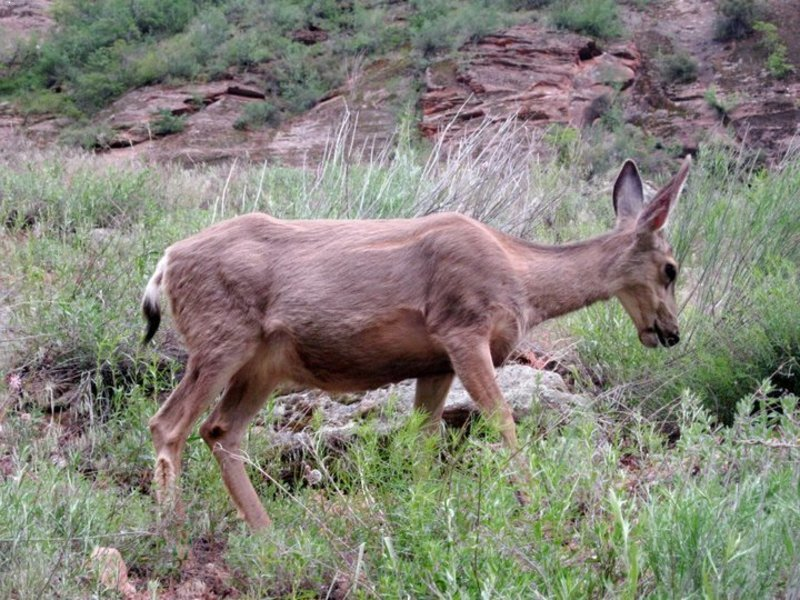
#> input picture dataset/test/Odocoileus hemionus/04225d4c83ca818fc934f03834260b44.jpg, 800 x 600 px; its folder holds only this picture in this run
$ jupyter execute --allow-errors 'Entrega 4.ipynb'
#> lines starting #> are read from the running program, lines starting #| are printed output that depends on the picture
# Miniproyecto 3: Clasificación de animales

## Entrega 4
En las entregas anteriores, exploramos diversos tipos de descriptores que pueden ayudarnos a resolver la tarea de clasificación. Hasta ahora, hemos experimentado con el clasificador de vecino más cercano y las Máquinas de Soporte Vectorial (SVMs).

En esta entrega, integraremos diferentes clasificadores dentro de un método de modelos de expertos. Los clasificadores que utilizaremos serán: SVMs, Random Forests, MLPs (Redes Neuronales Multicapa).

[cell 1]
# importar librerias
import os
import random
import numpy as np
from glob import glob
from tqdm import tqdm

from matplotlib import pyplot as plt

import cv2
from skimage.feature import hog

from sklearn.svm import SVC
from sklearn.neural_network import MLPClassifier
from sklearn.ensemble import RandomForestClassifier
from sklearn.metrics import f1_score

[cell 2]
group = 13

#> (a cell that did not finish here is left out)

[cell 4]
ict_labels = {} # Cambiar por un diccionario con las etiquetas de las clases

# YOUR CODE HERE
clases= ["Odocoileus hemionus","Otospermophilus beecheyi","Phoca vitulina","Sciurus niger", "Sylvilagus audubonii"]
dict_labels={"Odocoileus hemionus":0, "Otospermophilus beecheyi":1,"Phoca vitulina":2,"Sciurus niger":3, "Sylvilagus audubonii":4}


def get_data(subset: str) -> tuple[list, list]:
    """Función que obtiene las rutas de las imágenes y sus etiquetas.

    Args:
        subset (str): Nombre del subconjunto de datos

    Returns:
        tuple[list, list]: Rutas de las imágenes y sus etiquetas.
    """


    paths=[] # Cambiar por una lista con las rutas de las imágenes
    labels=[] # Cambiar por una lista con las etiquetas de las imágenes

    # Construimos la ruta base al subconjunto (train, valid o test)

    base_path=f"dataset/{subset}"

    # Recorremos cada una de las clases que nos asignaron
    for nombre in clases:
        # Construimos la ruta de la carpeta de esa clase
        class_path = os.path.join(base_path, nombre)
        # Usamos glob para obtener todas las imágenes dentro de esa carpeta
        image_paths = glob(os.path.join(class_path, "*"))
        # Ahora recorremos cada imagen encontrada
        for img_path in image_paths:
            # Guardamos la ruta de la imagen
            paths.append(img_path)
            # Guardamos la etiqueta correspondiente usando el diccionario
            # Convertimos el nombre de la clase a su ID numérico
            labels.append(dict_labels[nombre])
    # Al final devolvemos ambas listas
    return paths, labels
train_paths, train_labels = get_data("train")
valid_paths, valid_labels = get_data("valid")
test_paths, test_labels = get_data("test")

[cell 5]
assert len(train_paths) > 0, "No se ha cargado ningún dato de entrenamiento"
#> (the rest of this cell did not finish here and is left out)

[cell 6]
def processing(Im: np.ndarray, img_size: tuple[int] | None = None, color_space: str | None = None) -> np.ndarray:
    """Función que preprocesa una lista de imágenes.

    Args:
        Im_list (list[np.ndarray]): Lista con las imágenes a preprocesar.
        img_size (tuple[int] | None): Tamaño de la imagen.
        color_space (str | None): Espacio de color a utilizar. Puede ser "rgb", "gray", "hsv" o "lab".

    Returns:
        list[np.ndarray]: Lista con las imágenes preprocesadas.
    """

    Im_processed = Im.copy()

    if img_size is not None:
        Im_processed = cv2.resize(Im_processed, img_size)

    if color_space is not None:
        color_space = color_space.lower()
        if color_space == "rgb":
            Im_processed = cv2.cvtColor(Im_processed, cv2.COLOR_BGR2RGB)
        elif color_space == "gray":
            Im_processed = cv2.cvtColor(Im_processed, cv2.COLOR_BGR2GRAY)
        elif color_space == "hsv":
            Im_processed = cv2.cvtColor(Im_processed, cv2.COLOR_BGR2HSV)
        elif color_space == "lab":
            Im_processed = cv2.cvtColor(Im_processed, cv2.COLOR_BGR2LAB)

    return Im_processed

[cell 7]
Im_list = [cv2.imread(path) for path in train_paths[:5]]
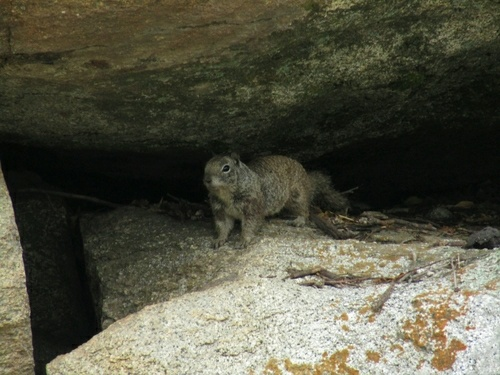
#> input picture dataset/test/Otospermophilus beecheyi/09ab1e70-cd49-4cb7-9e62-bf9c34bec660.jpg, 500 x 375 px
#> Im_list = 2 items
img_size = (224, 224)
color_space = "rgb"
Im_proc = [processing(Im, img_size, color_space) for Im in Im_list]
#> in processing, Im_processed is the input picture: shape (600, 800, 3); mean B, G, R 120.4, 130.2, 132.3
#> in processing, `Im_processed = cv2.resize(Im_processed, img_size)`:
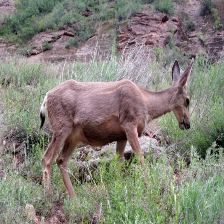
#> Im_processed: shape (224, 224, 3); mean B, G, R 120.3, 130.1, 132.1
#> call 2 of processing, with img_size = (224, 224), color_space = 'rgb'
#> in processing, Im_processed is the input picture: shape (375, 500, 3); mean B, G, R 67, 83.2, 83.7
#> in processing (call 2), `Im_processed = cv2.resize(Im_processed, img_size)`:
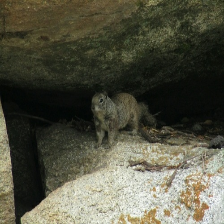
#> Im_processed: shape (224, 224, 3); mean B, G, R 66.8, 83, 83.5
#> Im_proc = 2 items

assert len(Im_proc) == len(Im_list), "El número de imágenes preprocesadas no es correcto"
assert type(Im_proc) == list, "Las imágenes preprocesadas no están en una lista"
assert type(Im_proc[0]) == np.ndarray, "Las imágenes preprocesadas no son arreglos de numpy"
assert np.array(Im_proc).shape[1:] == (224, 224, 3), "Las imágenes preprocesadas no tienen el tamaño correcto"
assert np.array_equal(cv2.cvtColor(cv2.resize(Im_list[0], (224, 224)), cv2.COLOR_BGR2RGB), Im_proc[0]), "Las imágenes preprocesadas no son correctas"

color_space = "gray"
Im_proc = [processing(Im, img_size, color_space) for Im in Im_list]
#> call 3 of processing, with img_size = (224, 224), color_space = 'gray'
#> in processing (call 3), `Im_processed = cv2.cvtColor(Im_processed, cv2.COLOR_BGR2GRAY)`:
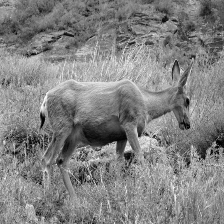
#> Im_processed: shape (224, 224); min 0, max 255, mean 129.6
#> call 4 of processing, with img_size = (224, 224), color_space = 'gray'
#> in processing (call 4), `Im_processed = cv2.cvtColor(Im_processed, cv2.COLOR_BGR2GRAY)`:
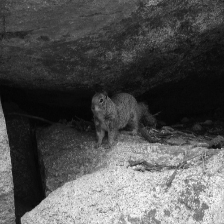
#> Im_processed: shape (224, 224); min 4, max 252, mean 81.3
assert np.array(Im_proc).shape[1:] == (224, 224), "Las imágenes preprocesadas no tienen el tamaño correcto"
assert np.array_equal(cv2.cvtColor(cv2.resize(Im_list[0], (224, 224)), cv2.COLOR_BGR2GRAY), Im_proc[0]), "Las imágenes preprocesadas no son correctas"

color_space = "hsv"
Im_proc = [processing(Im, img_size, color_space) for Im in Im_list]
#> in processing (call 5), `Im_processed = cv2.cvtColor(Im_processed, cv2.COLOR_BGR2HSV)`: Im_processed: shape (224, 224, 3); mean H, S, V 83.5, 46.6, 139.8
#> in processing (call 6), `Im_processed = cv2.cvtColor(Im_processed, cv2.COLOR_BGR2HSV)`: Im_processed: shape (224, 224, 3); mean H, S, V 36.7, 71.2, 85.4
assert np.array(Im_proc).shape[1:] == (224, 224, 3), "Las imágenes preprocesadas no tienen el tamaño correcto"
assert np.array_equal(cv2.cvtColor(cv2.resize(Im_list[0], (224, 224)), cv2.COLOR_BGR2HSV), Im_proc[0]), "Las imágenes preprocesadas no son correctas"

color_space = "lab"
Im_proc = [processing(Im, img_size, color_space) for Im in Im_list]
#> in processing (call 7), `Im_processed = cv2.cvtColor(Im_processed, cv2.COLOR_BGR2LAB)`: Im_processed: shape (224, 224, 3); mean of channels 0, 1, 2 137.9, 127.2, 133.8
#> in processing (call 8), `Im_processed = cv2.cvtColor(Im_processed, cv2.COLOR_BGR2LAB)`: Im_processed: shape (224, 224, 3); mean of channels 0, 1, 2 85.1, 125.3, 137.4
assert np.array(Im_proc).shape[1:] == (224, 224, 3), "Las imágenes preprocesadas no tienen el tamaño correcto"
assert np.array_equal(cv2.cvtColor(cv2.resize(Im_list[0], (224, 224)), cv2.COLOR_BGR2LAB), Im_proc[0]), "Las imágenes preprocesadas no son correctas"

Im_proc = [processing(Im, (256, 256)) for Im in Im_list]
#> in processing (call 9), `Im_processed = cv2.resize(Im_processed, img_size)`:
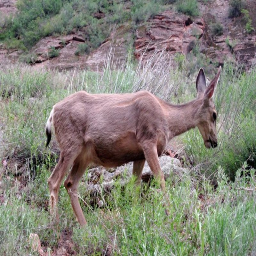
#> Im_processed: shape (256, 256, 3); mean B, G, R 120.3, 130.1, 132.1
assert np.array(Im_proc).shape[1:] == (256, 256, 3), "Las imágenes preprocesadas no tienen el tamaño correcto"
assert np.array_equal(cv2.resize(Im_list[0], (256, 256)), Im_proc[0]), "Las imágenes preprocesadas no son correctas"

Im_proc = [processing(Im, None, "lab") for Im in Im_list]
#> in processing (call 11), `Im_processed = cv2.cvtColor(Im_processed, cv2.COLOR_BGR2LAB)`: Im_processed: shape (600, 800, 3); mean of channels 0, 1, 2 138, 127.2, 133.8
#> in processing (call 12), `Im_processed = cv2.cvtColor(Im_processed, cv2.COLOR_BGR2LAB)`: Im_processed: shape (375, 500, 3); mean of channels 0, 1, 2 85.2, 125.3, 137.4
assert np.array_equal(cv2.cvtColor(Im_list[0], cv2.COLOR_BGR2LAB), Im_proc[0]), "Las imágenes preprocesadas no son correctas"

#### Parte 1.1: Modelo de expertos
En entregas anteriores, nos hemos centrado en la experimentación con descriptores y en aumentar la dimensionalidad de estos agregando información adicional, con la expectativa de mejorar los resultados. Otra estrategia interesante es entrenar diferentes modelos especializados en descriptores específicos. Por ejemplo, podemos entrenar un modelo experto en diferenciar imágenes por su forma y otro por su color. Cada modelo hará su predicción, y al final realizaremos una votación entre ellos para obtener la clasificación final.

Para este experimento, utilizaremos descriptores sencillos como forma o pirámide de colores. Antes de iniciar, copiaremos algunas funciones necesarias para realizar las pruebas.

[cell 8]
def color_hist(Im: np.ndarray, type_h: str, bins: int) -> np.ndarray:
    """Función que calcula el histograma de color conjunto o concatenado de una imagen

    Args:
        Im (numpy.ndarray): Imagen a la que calcular el histograma
        type_h (str): Tipo de histograma a calcular, puede ser "concat" o "joint"
        bins (int): Cantidad de bins que usar en el histograma. En el caso de concat el número de bins finale será 3*bins
        En el caso de Joint será bins^3

    Returns:
        numpy.ndarray: Histograma de color normalizado
    """
    h = "" # Histograma de color normalizado

    if type_h.lower() == "concat":
        h = []
        for c in range(Im.shape[2]):
            hist, _ = np.histogram(Im[:, :, c].flatten(), bins=bins)
            h.append(hist)
        h = np.concatenate(h).astype(float)

    elif type_h.lower() == "joint":
        h, _ = np.histogramdd(
            Im.reshape(-1, 3).astype(float),
            bins=bins
        )
        h = h.flatten()

    h = h / h.sum()
    return h

def Color_pyramid(Im: np.ndarray, patch_sizes: list[tuple[int]], type_h: str, bins:int) -> np.ndarray:
    """Función que calcula el histograma de color de una imagen por parches

    Args:
        Im (numpy.ndarray): Imagen de entrada
        patch_sizes (list[tuple[int]]): Tupla tamaño de los parches sobre el que calcular cada histograma
        type_h (str): Puede ser "concat" o "joint"
        bins (int): Cantidad de bins que usar en el histograma

    Returns:
        numpy.ndarray: Histograma de color por pirámide espacial
    """
    histograms = []

    H, W = Im.shape[:2]

    # Recorrer cada nivel de la pirámide
    for patch_h, patch_w in patch_sizes:

        # Recorrer parches de arriba a abajo y de izquierda a derecha
        for i in range(0, H, patch_h):
            for j in range(0, W, patch_w):

                # Extraer parche
                patch = Im[i:i + patch_h, j:j + patch_w]

                # Calcular histograma del parche
                h = color_hist(patch, type_h, bins)

                # Guardar histograma
                histograms.append(h)

    # Concatenar todos los histogramas
    final_histogram = np.concatenate(histograms)

    return final_histogram

#> (a cell that did not finish here is left out)

##### Parte 1.2.1: SVM
Obtén el descriptor de forma de todas las imágenes del subconjunto de entrenamiento y realiza el mismo proceso para obtener el descriptor de color mediante un histograma concatenado en pirámide. Luego, extrae los descriptores de todas las imágenes de validación para evaluar el modelo. No olvides incluir la lista de etiquetas (labels) correspondientes para cada conjunto de datos, tanto para entrenamiento como para validación.

**Nota:** Recuerde que para ser consistentes en los descriptores debe utilizar la función `resize` para cambiar el tamaño de las imágenes a $256\times256$. Puede utilizar otro tamaño si considera necesario pero debe ser consistente a lo largo de toda la entrega.

[cell 10]
IMG_SIZE = (256, 256)
#> IMG_SIZE = (256, 256)
train_images_num = len(train_paths)
PATCH_SIZES = [(256, 256), (128, 128), (64, 64)]

shape_des_train = []
color_des_train = []

for path in tqdm(train_paths, desc="Extrayendo descriptores train"):
    Im = cv2.imread(path)
    Im_lab = processing(Im, IMG_SIZE, "lab")
#> in processing (call 14), `Im_processed = cv2.cvtColor(Im_processed, cv2.COLOR_BGR2LAB)`: Im_processed: shape (256, 256, 3); mean of channels 0, 1, 2 137.9, 127.2, 133.8
    color_des_train.append(Color_pyramid(Im_lab, PATCH_SIZES, "concat", 8))
#> after the loop in Color_pyramid, `for patch_h, patch_w in patch_sizes:`: patch: shape (64, 64, 3); mean of channels 0, 1, 2 155.7, 116, 139.9
#> after the loop in Color_pyramid, `for patch_h, patch_w in patch_sizes:`: histograms = 21 items
#> in Color_pyramid, `final_histogram = np.concatenate(histograms)`: final_histogram = 504 values, max 0.181 at index 350, min 5.09e-05 at index 15, mean 0.0417
    Im_gray = processing(Im, IMG_SIZE, "gray")
#> in processing (call 15), `Im_processed = cv2.cvtColor(Im_processed, cv2.COLOR_BGR2GRAY)`:
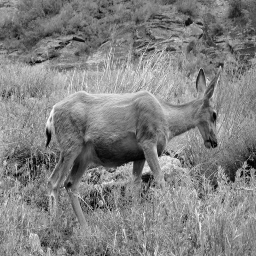
#> Im_processed: shape (256, 256); min 0, max 253, mean 129.6
    shape_des_train.append(hog(Im_gray, orientations=9, pixels_per_cell=(48,48),
                               cells_per_block=(2,2), block_norm='L2-Hys'))

shape_des_valid = []
color_des_valid = []

for path in tqdm(valid_paths, desc="Extrayendo descriptores valid"):
    Im = cv2.imread(path)
    Im_lab = processing(Im, IMG_SIZE, "lab")
    color_des_valid.append(Color_pyramid(Im_lab, PATCH_SIZES, "concat", 8))
    Im_gray = processing(Im, IMG_SIZE, "gray")
    shape_des_valid.append(hog(Im_gray, orientations=9, pixels_per_cell=(48,48),
                               cells_per_block=(2,2), block_norm='L2-Hys'))

[cell 11]
assert len(train_labels) == train_images_num, 'La cantidad de etiquetas que tiene debe ser igual a la cantidad de imagenes que usted especificó'
assert len(shape_des_train) == len(color_des_train) and len(shape_des_valid) == len(color_des_valid), 'Usted debe tener la misma cantidad de descriptores en todas las listas'
assert len(shape_des_train[0]) > 1, 'El descriptor debe tener más de una dimensión'
assert len(color_des_train[0]) > 1, 'El descriptor debe tener más de una dimensión'
assert len(color_des_train[0]) <= 7056, 'Su descriptor unimodal de color tiene demasiadas dimensiones'
assert len(shape_des_train[0]) <= 7056, 'Su descriptor unimodal de forma tiene demasiadas dimensiones'
#> (the rest of this cell did not finish here and is left out)

Luego, entrene un modelo SVM **con el parametro de probability=True**.

[cell 12]
from sklearn.preprocessing import StandardScaler

svm_color='' #modelo SVM entrenado con color
svm_shape='' #modelo SVM entrenado con forma

scaler_color = StandardScaler()
scaler_shape = StandardScaler()

color_train_sc = scaler_color.fit_transform(color_des_train)
color_valid_sc  = scaler_color.transform(color_des_valid)
shape_train_sc  = scaler_shape.fit_transform(shape_des_train)
shape_valid_sc  = scaler_shape.transform(shape_des_valid)

svm_color = SVC(C=10, kernel='rbf', gamma='scale', probability=True, random_state=42)
svm_color.fit(color_des_train, train_labels)

svm_shape = SVC(C=10, kernel='rbf', gamma='scale', probability=True, random_state=42)
svm_shape.fit(shape_des_train, train_labels)

Ya tenemos dos modelos, cada uno especializado en un tipo de descriptor. Ahora utilizaremos el método `.predict_proba` para obtener la probabilidad de cada clase según la predicción de cada modelo. A continuación, promediaremos las probabilidades de ambos modelos para cada clase de forma independiente. Por ejemplo, si una predicción devuelve las probabilidades [0.1, 0.4, 0.5] y la otra [0.3, 0.3, 0.4], el promedio final será [0.2, 0.35, 0.45]. Finalmente, selecciona la etiqueta con la mayor probabilidad.

Primero, realiza las predicciones utilizando el método `.predict_proba` para cada uno de los modelos expertos y guárdalas en las variables correspondientes en la siguiente celda.

[cell 13]
proba_color_valid=[] #lista de probabilidades de todas las imagenes de validación en color
proba_shape_valid=[] #lista de probabilidades de todas las imagenes de validación en forma

proba_color_valid = list(svm_color.predict_proba(color_des_valid))
#> proba_color_valid = [[0.333, 0.667], [0.664, 0.336]]
proba_shape_valid = list(svm_shape.predict_proba(shape_des_valid))
#> proba_shape_valid = [[0.333, 0.667], [0.664, 0.336]]

#> (a cell that did not finish here is left out)

Ahora, promedia las probabilidades obtenidas para cada una de las clases. Finalmente, para cada imagen, la predicción final será la clase con la mayor probabilidad.

[cell 15]
final_predict=[] #predicción final por expertos
color_predict=[] #predicción final por color
shape_predict=[] #predicción final por forma

proba_final   = (np.array(proba_color_valid) + np.array(proba_shape_valid)) / 2
#> proba_final = [[0.333, 0.667], [0.664, 0.336]]
final_predict = list(np.argmax(proba_final, axis=1))
#> final_predict = [1, 0]
color_predict = list(svm_color.predict(color_valid_sc))
#> color_predict = [0, 1]
shape_predict = list(svm_shape.predict(shape_valid_sc))
#> shape_predict = [0, 1]

[cell 16]
color_p=proba_color_valid[0]
#> color_p = [0.333, 0.667]
shape_p=proba_shape_valid[0]
#> shape_p = [0.333, 0.667]

assert np.isclose(((color_p+shape_p)/2)[final_predict[0]],np.max(((color_p+shape_p)/2))), 'La probabilidad maxima no fue seleccionada como la etiqueta de predicción final'

[cell 17]
f_color=f1_score(valid_labels,color_predict,average='macro')
#> f_color = 1
f_shape=f1_score(valid_labels,shape_predict,average='macro')
#> f_shape = 1
f_final=f1_score(valid_labels,final_predict,average='macro')
#> f_final = 0

print(f'color: {f_color}')
#| color: 1.0
print(f'forma: {f_shape}')
#| forma: 1.0
print(f'final: {f_final}')
#| final: 0.0

#> (a cell that did not finish here is left out)

##### Parte 1.2.2: Exploración con otros clasificadores
En esta parte, repetiremos el mismo procedimiento que en la sección anterior, pero cambiando el clasificador de SVM a Random Forest o Redes Neuronales (MLP). Los descriptores ya están calculados, por lo que ahora solo necesitas entrenar un nuevo modelo de Random Forest y MLP utilizando sklearn, y luego calcular las probabilidades de predicción para cada clase.

**Nota:** El MLP se entrena en un número determinado de iteraciones. El número predeterminado de iteraciones es 200, pero puede que el modelo no converja en ese tiempo. Aumenta el número de iteraciones si es necesario.

[cell 19]
RF_color='' #modelo RF entrenado con color
RF_shape='' #modelo RF entrenado con forma

MLP_color='' #modelo MLP entrenado con color
MLP_shape='' #modelo MLP entrenado con forma

RF_color = RandomForestClassifier(n_estimators=200, random_state=42, n_jobs=-1)
RF_color.fit(color_des_train, train_labels)

RF_shape = RandomForestClassifier(n_estimators=200, random_state=42, n_jobs=-1)
RF_shape.fit(shape_des_train, train_labels)

MLP_color = MLPClassifier(hidden_layer_sizes=(512, 256), max_iter=500,
                           random_state=42, early_stopping=True)
#> (the rest of this cell did not finish here and is left out)

Ahora realizaremos la predicción de probabilidades para cada modelo y para cada imagen. Nuevamente, utilizaremos el método `.predict_proba` para obtener las probabilidades de predicción de cada clase.

[cell 20]
proba_color_valid_RF='' #lista de probabilidades de color en validación Random Forest
proba_shape_valid_RF='' #lista de probabilidades de forma en validación Random Forest

proba_color_valid_MLP='' #lista de probabilidades de color en validación MLP
proba_shape_valid_MLP='' #lista de probabilidades de forma en validación MLP

proba_color_valid_RF  = RF_color.predict_proba(color_des_valid)
#> proba_color_valid_RF = [[0.77, 0.23], [0.275, 0.725]]
proba_shape_valid_RF  = RF_shape.predict_proba(shape_des_valid)
#> proba_shape_valid_RF = [[0.77, 0.23], [0.275, 0.725]]
proba_color_valid_MLP = MLP_color.predict_proba(color_valid_sc)
#> proba_color_valid_MLP = [[0.752, 0.248], [0.712, 0.288]]
#> (the rest of this cell did not finish here and is left out)

#> (a cell that did not finish here is left out)

Finalmente, haremos las predicciones normales utilizando el método `.predict`. Luego, compararemos estas predicciones con las predicciones obtenidas a partir de las probabilidades promediadas.

[cell 22]
color_predict_RF='' #prediccion del modelo random forest de color
color_predict_MLP='' #prediccion del modelo MLP de color
shape_predict_RF='' #prediccion del modelo random forest de forma
shape_predict_MLP='' #prediccion del modelo MLP de forma

experto_MLP_predict='' #modelo experto de MLP unicamente
experto_RF_predict='' #modelo experto de RF unicamente


color_predict_RF  = list(RF_color.predict(color_des_valid))
#> color_predict_RF = [0, 1]
shape_predict_RF  = list(RF_shape.predict(shape_des_valid))
#> shape_predict_RF = [0, 1]
color_predict_MLP = list(MLP_color.predict(color_valid_sc))
#> color_predict_MLP = [0, 0]
#> (the rest of this cell did not finish here and is left out)

[cell 23]
color_p=proba_color_valid_RF[0]
#> color_p = [0.77, 0.23]
shape_p=proba_shape_valid_RF[0]
#> shape_p = [0.77, 0.23]

#> (the rest of this cell did not finish here and is left out)

[cell 24]
f_color_RF=f1_score(valid_labels,color_predict_RF,average='macro')
#> f_color_RF = 1
f_shape_RF=f1_score(valid_labels,shape_predict_RF,average='macro')
#> f_shape_RF = 1
#> (the rest of this cell did not finish here and is left out)

Por último, selecciona el mejor modelo para cada descriptor (entre Random Forest y MLP) y utilízalo como parte del modelo de expertos.

[cell 25]
f_experto_final='' #f medida de el modelo de expertos final

f_svm = f1_score(valid_labels, final_predict,       average='macro')
#> f_svm = 0
#> (the rest of this cell did not finish here and is left out)
